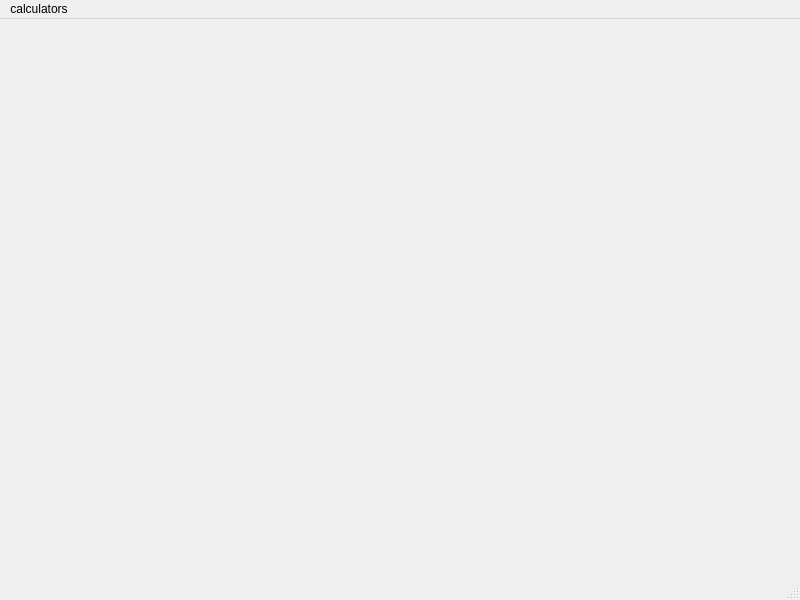
<?xml version="1.0" encoding="UTF-8"?>
<ui version="4.0">
 <class>mainWindow</class>
 <widget class="QMainWindow" name="mainWindow">
  <property name="geometry">
   <rect>
    <x>0</x>
    <y>0</y>
    <width>800</width>
    <height>600</height>
   </rect>
  </property>
  <property name="windowTitle">
   <string>MainWindow</string>
  </property>
  <widget class="QWidget" name="centralwidget"/>
  <widget class="QMenuBar" name="menubar">
   <property name="geometry">
    <rect>
     <x>0</x>
     <y>0</y>
     <width>800</width>
     <height>22</height>
    </rect>
   </property>
   <widget class="QMenu" name="menucalculators">
    <property name="title">
     <string>calculators</string>
    </property>
    <addaction name="actionmatrix"/>
   </widget>
   <addaction name="menucalculators"/>
  </widget>
  <widget class="QStatusBar" name="statusbar"/>
  <action name="actionmatrix">
   <property name="text">
    <string>matrix</string>
   </property>
  </action>
 </widget>
 <resources/>
 <connections/>
 <slots>
  <slot>slotMatrix()</slot>
 </slots>
</ui>
